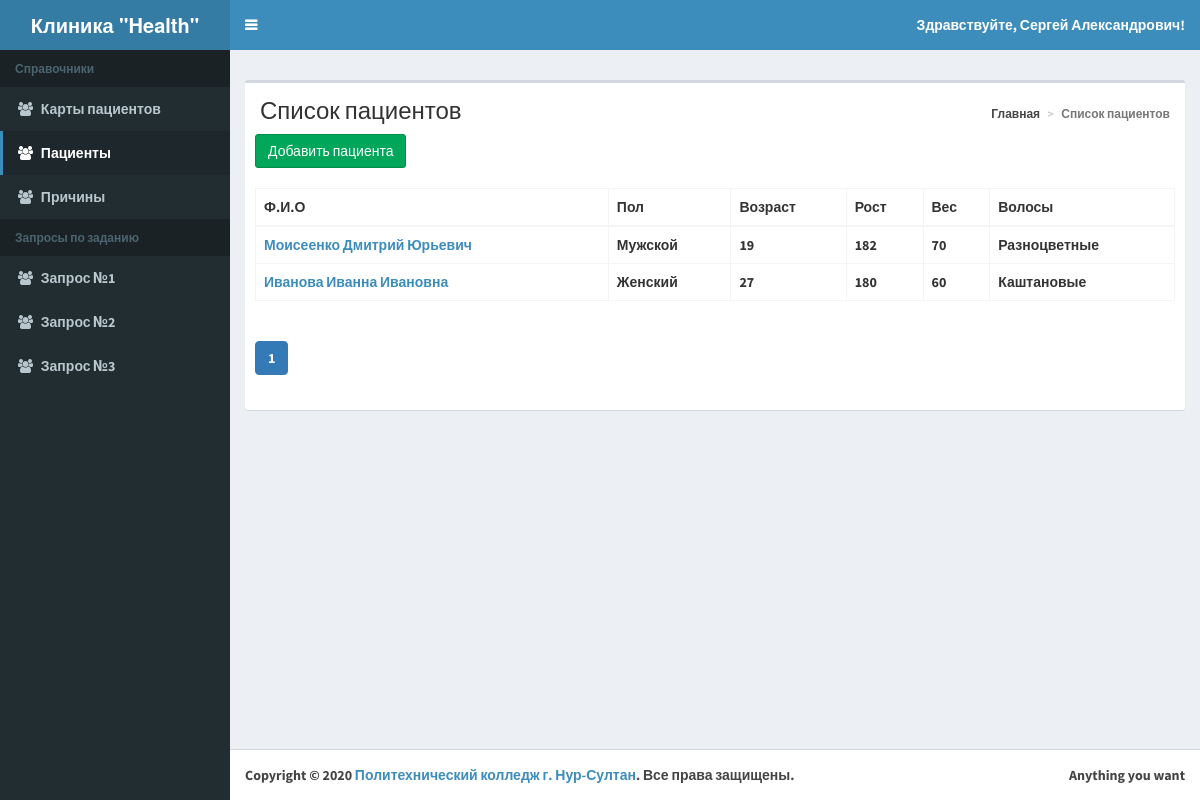
/list-patient.php, run on the app's committed database.
### tables this page shows
CREATE TABLE `patient` (
  `patient_id` int(11) NOT NULL,
  `lastname` varchar(255) DEFAULT NULL,
  `firstname` varchar(255) DEFAULT NULL,
  `patronomic` varchar(255) DEFAULT NULL,
  `age` varchar(255) DEFAULT NULL,
  `gender_id` int(11) NOT NULL,
  `height` int(11) NOT NULL,
  `weight` int(11) NOT NULL,
  `hair_color_id` int(11) NOT NULL,
  `primeti` varchar(55) NOT NULL
);

CREATE TABLE `gender` (
  `gender_id` int(11) NOT NULL,
  `gender_name` varchar(55) NOT NULL
);

CREATE TABLE `hair_color` (
  `hair_color_id` int(11) NOT NULL,
  `Name` varchar(55) NOT NULL
);

### classes/BaseMap.php (called while the page is built, shortened)
<?php
abstract class BaseMap extends config{
	function __construct()
	{
	try
	{
	$this->db = new
	PDO('mysql:host='.self::HOST.';dbname='.self::DB_NAME, self::DB_USER, self::DB_PASSWORD);
	}
	catch(PDOException $e){
		echo $e->getmessage();
	}
	}
}
?>

### classes/patientmap.php (called while the page is built, shortened)
<?php
class patientmap extends basemap{
    public function findAll($ofset=0, $limit=30)
    {
        $res = $this->db->query("Select patient.patient_id, CONCAT(patient.lastname,' ', patient.firstname, ' ', patient.patronomic)
            AS fio,patient.age,patient.height,patient.weight, patient.primeti,".
            " gender.gender_name AS gender, hair_color.Name AS hair FROM patient ".
            "INNER JOIN gender ON patient.gender_id=gender.gender_id" .
            " INNER JOIN hair_color ON patient.hair_color_id=hair_color.hair_color_id
        LIMIT $ofset, $limit");
        return $res->fetchAll(PDO::FETCH_OBJ);
    }
    public function count(){
        $res = $this->db->query("SELECT COUNT(*) AS cnt FROM patient");
        return $res->fetch(PDO::FETCH_OBJ)->cnt;
    }
}
?>

### list-patient.php (the view, shortened to what this page needs)
<?php
$size = 5;
if (isset($_GET['page'])) {
    $page = Helper::clearInt($_GET['page']);
} else {
    $page = 1;
}
$pacMap = new patientmap();
$count = $pacMap->count();
$pacs = $pacMap->findAll($page*$size-$size, $size);
require_once 'template/header.php';
?>
    <div class="row">
        <div class="col-xs-12">
            <div class="box">
                <section class="content-header">
                    <h1>Список пациентов</h1>
                    <ol class="breadcrumb">
                        <li><a href="/index.php"><i class="fafa-dashboard"></i> Главная</a></li>
                        <li class="active">Список
                            пациентов</li>
                    </ol>
                </section>
                <div class="box-body">
                    <a class="btn btn-success" href="add-pacient.php">Добавить пациента</a>
                </div>
                <div class="box-body">
                    <?php
                    if ($pacs) {
                        ?>
                        <table id="example2" class="table table-bordered table-hover">
                            <thead>
                            <tr>
                                <th>Ф.И.О</th>
                                <th>Пол</th>
                                <th>Возраст</th>
                                <th>Рост</th>
                                <th>Вес</th>
                                <th>Волосы</th>
                            </tr>
                            </thead>
                            <tbody>
                            <?php
                            foreach ($pacs as $pac) {
                                echo '<tr>';
                                echo '<td><a href="profile-patient.php?id='.$pac->patient_id.'">'.$pac->fio.'</a></td>';
                                echo '<td>'.$pac->gender.'</td>';
                                echo '<td>'.$pac->age.'</td>';
                                echo '<td>'.$pac->height.'</td>';
                                echo '<td>'.$pac->weight.'</td>';
                                echo '<td>'.$pac->hair.'</td>';
                                echo '</tr>';
                            }
                            ?>
                            </tbody>
                        </table>
                    <?php } else {
                        echo 'Ни одного пациента не найдено';
                    } ?>
                </div>
                <div class="box-body">
                    <?php Helper::paginator($count, $page,
                        $size); ?>
                </div>
            </div>
        </div>
    </div>
<?php
require_once 'template/footer.php';
?>

### template/header.php (shortened to what this page needs)
<!DOCTYPE html>
<html>
<head>
    <link rel="stylesheet" href="template/css/bootstrap.min.css">
    <link rel="stylesheet" href="template/css/font-awesome.min.css">
    <link rel="stylesheet" href="template/css/ionicons.min.css">
    <link rel="stylesheet" href="template/css/AdminLTE.min.css">
    <link rel="stylesheet" href="template/css/skins/skin-blue.min.css">
</head>
<body class="hold-transition skin-blue sidebar-mini">
<div class="wrapper">
    <header class="main-header">
        <a href="index.php" class="logo">
            <span class="logo-lg"><b>Клиника "Health"</b</span>
        </a>
        <nav class="navbar navbar-static-top" role="navigation">
            <a href="#" class="sidebar-toggle" data-toggle="push-menu" role="button">
            </a>
            <div class="navbar-custom-menu">
                <ul class="nav navbar-nav">
                    <li class="dropdown user user-menu">
                        <a href="#" class="dropdown-toggle" data-toggle="dropdown">
                            <span class="hidden-xs">Здравствуйте, Сергей Александрович! </span>
                        </a>
                    </li>
                </ul>
            </div>
        </nav>
    </header>
    <aside class="main-sidebar">
        <section class="sidebar">
            <?php require_once 'template/menu.php'; ?>
        </section>
    </aside>
    <div class="content-wrapper">
        <section class="content-header">
        </section>
        <section class="content container-fluid">

### template/menu.php (shortened to what this page needs)
<?php function createLink($href, $icon, $text) {
    $is_active = $_SERVER['PHP_SELF'] === '/' . $href;
    $class_name = $is_active ? 'active' : '';
    print("
        <li class='$class_name'>
            <a href='$href'>
                <i class='fa $icon'></i>
                <span>$text</span>
            </a>
        </li>
    ");
} ?>
<aside class="main-sidebar">
    <section class="sidebar">
        <ul class="sidebar-menu" data-widget="tree">
            <li class="header">Справочники</li>
            <?php
            createLink("list_card.php", "fa-users", "Карты пациентов");
            ?>
            <li class="header">Запросы по заданию</li>
        </ul>
    </section>
</aside>

### classes/Helper.php (shortened to what this page needs)
<?php
class Helper {
            foreach ($options as $option) { ?>
            <?php }
    public static function paginator($count, $current=1, $size=30)
    {
        $numPages = ceil($count / $size);
        $href = $_SERVER['PHP_SELF'] . '?page=';
        echo '<ul class="pagination ">';
        for ($i = 1; $i <= $numPages; $i++) {
            if ($current == $i) {
                echo ' <li class="paginate_button active"><a href="' . $href . $i . '" data-dt-idx="' . $i . '" tabindex="0">' . $i . '</a></li>';
            } else {
                echo ' <li class="paginate_button"><a href="' . $href . $i . '" data-dt-idx="' . $i . '" tabindex="0">' . $i . '</a></li>';
            }
        }
        echo '</ul>';
    }
}

### template/footer.php (shortened to what this page needs)
</section>
</div>
<footer class="main-footer">
    <div class="pull-right hidden-xs">
        Anything you want
    </div>
    <strong>Copyright &copy; 2020 <a href="http://polytech.kz/" target="_blank" rel="noopener">Политехнический колледж г. Нур-Султан</a>.</strong> Все права защищены.
</footer>
</div>
</body>
</html>

### data on the page
patient: fio "Моисеенко Дмитрий Юрьевич", gender.gender_name "Мужской", age "19", height "182", weight "70", hair_color.Name "Разноцветные"
patient: fio "Иванова Иванна Ивановна", gender.gender_name "Женский", age "27", height "180", weight "60", hair_color.Name "Каштановые"

### other printed values
$text "Карты пациентов Пациенты Причины Запрос №1 Запрос №2 Запрос №3"
